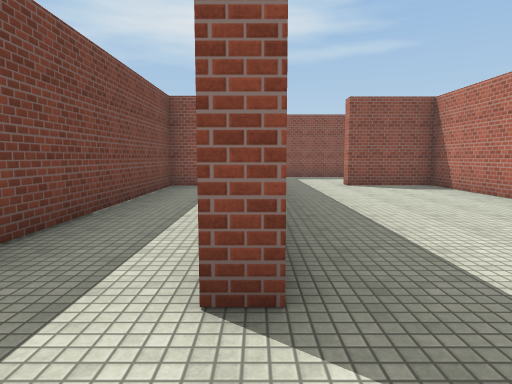
[1] (above)

12 first-person views from a walk through a 3-D level made in the Unity game engine. The camera is 1.5 m above the floor, tilts 6° down and sees 75° across. The floor is counted in squares, 2 m on a side. Each view is taken from the middle of a square. On the plan, view 1 faces up. The plan holds only what a view shows up to about 11 squares ahead; the rest is blank. The player is left out. Surface patterns are stand-ins for the level's own textures.

[2]
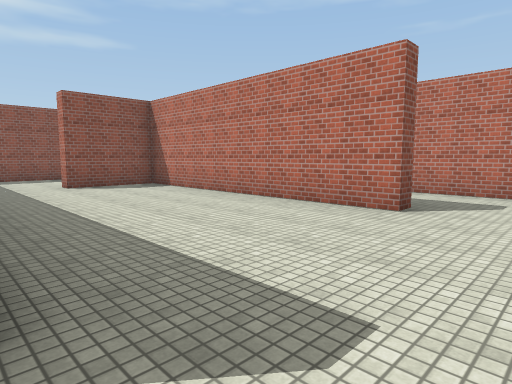

[3]
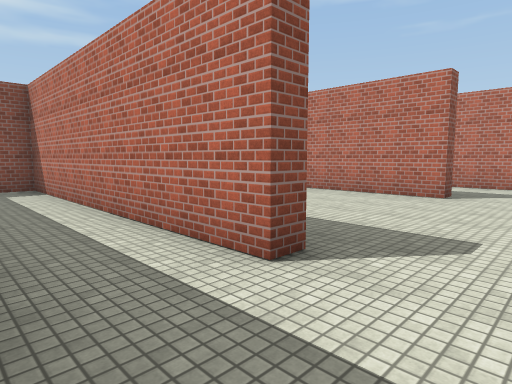

[4]
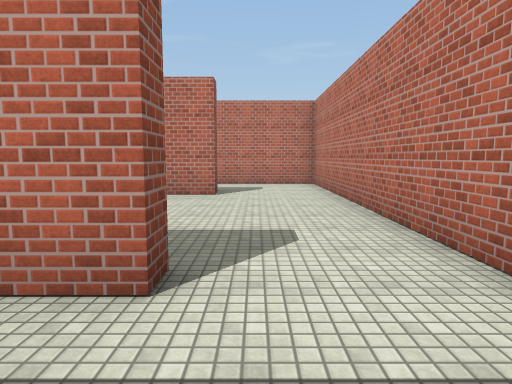

[5]
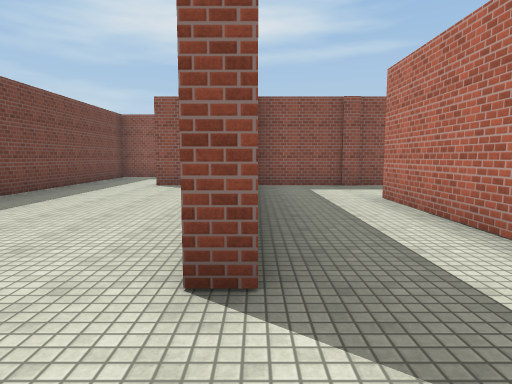

[6]
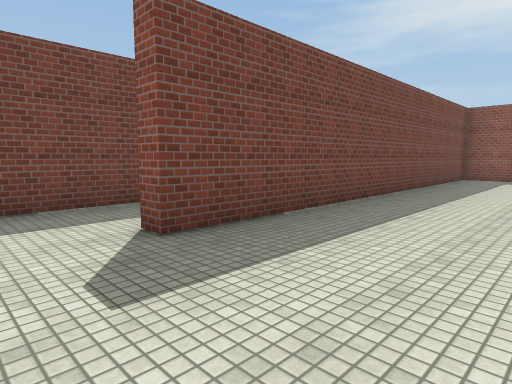

[7]
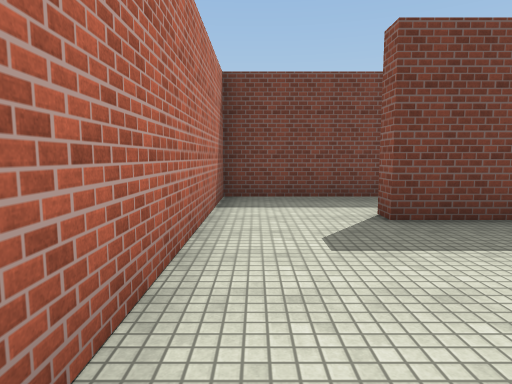

[8]
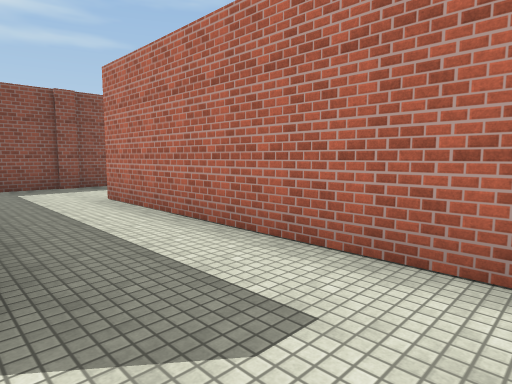

[9]
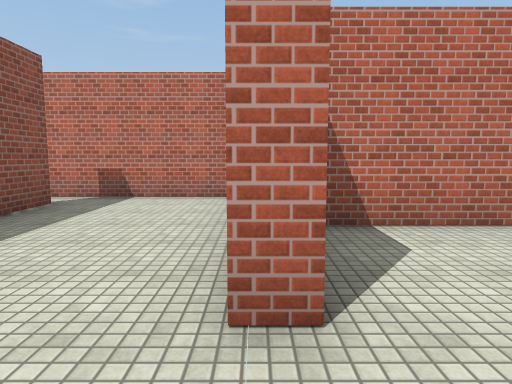

[10]
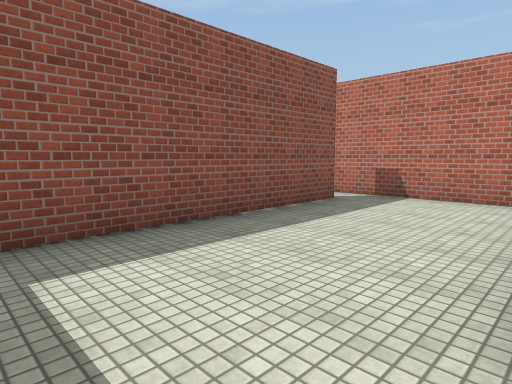

[11]
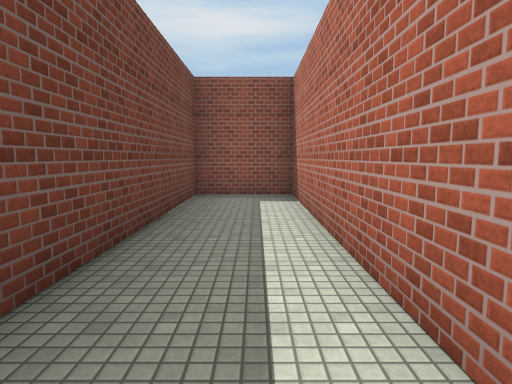

[12]
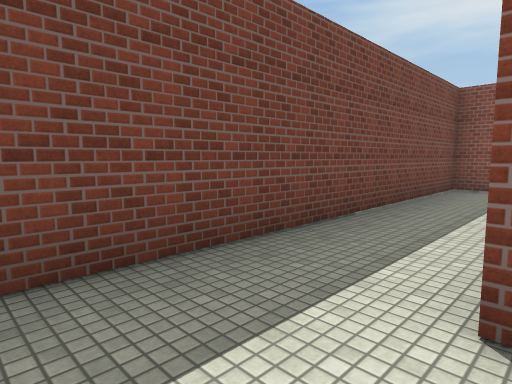

### Floor plan
Ten units are one square. View 1 is at (0, 0); x grows to the right and y downward. Boxes are objects, and circles mark ways between rooms. Rooms are numbered by the first view taken in them; rooms with no view inside come last. Other rooms are left out.
<svg viewBox="-27 -134 112 145">
<path fill="none" stroke="#000" d="M1 -16 -3 -16 -3 -86 -22 -86 -22 6 5 6M51 -18 46 -18M74 -86 50 -86M45 6 73 6 73 -61M46 -18 46 -86 24 -86 24 -91M5 6 45 6M1 -96 1 -16M64 -123 1 -123 1 -96M73 -95 73 -129"/>
<circle cx="0" cy="-5" r="3" fill="#2a7"/>
<circle cx="50" cy="-5" r="3" fill="#2a7"/>
<circle cx="15" cy="-90" r="3" fill="#2a7"/>
<text x="-10" y="-40">1</text>
<text x="60" y="-40">2</text>
<text x="20" y="-40">3</text>
<text x="40" y="-110">4</text>
</svg>
Room 1 opens to room 3. Room 2 opens to room 3. Room 3 opens to room 4.

Where each view was taken, in squares from view 1:
view 1: 0 up, 0 right, facing up
view 2: 0 up, 0 right, facing up-right
view 3: 0 up, 2 left, facing up-right
view 4: 1 up, 2 left, facing right
view 5: 0 up, 5 right, facing up
view 6: 0 up, 3 right, facing up-left
view 7: 0 up, 4 right, facing left
view 8: 0 up, 5 right, facing up-right
view 9: 9 up, 1 right, facing right
view 10: 9 up, 1 right, facing up-right
view 11: 2 up, 1 left, facing up
view 12: 0 up, 0 right, facing up-left
